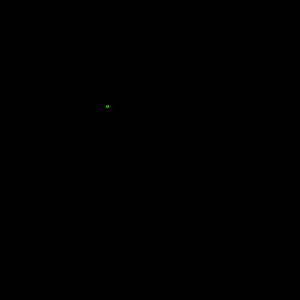
Frame 1 (no input)
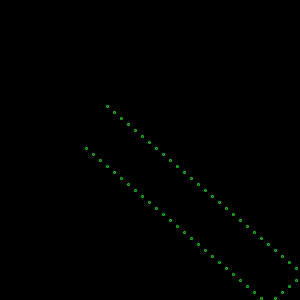
Frame 60 (the mouse pressed at the canvas centre just before this capture)
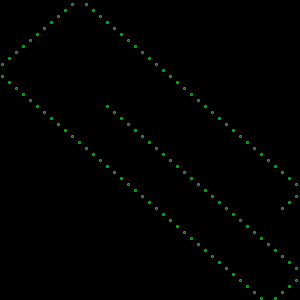
Frame 120 (the mouse held since frame 60 and released just before this capture)

The Processing sketch that drew these frames (run headless with seeded random() and noise(); from frame 60 on, the mouse is pressed at the canvas centre):

// Processing sketch: processing_96743
// ── processing_96743.pde

void setup() {
  /*
  Borrowed from the website "processing.org"
  */
  size(300,300);
  background(0,0);
  }

float x = 100;
float y = 100;
float xspeed = 7;
float yspeed = 6;


void draw() {
  noStroke();
  fill(255);
  rect(300,300,width,height);
  
  
  x = x + xspeed;
  y = y + yspeed;

   if ((x > width) || (x < 0)) {
    xspeed = xspeed * -1;
  }
  if ((y > height) || (y < 0)) {
    yspeed = yspeed * -1;
  }

  
  stroke(#1CC929);
  fill(0,0,0);
  ellipse(x,y,2,2);
}
